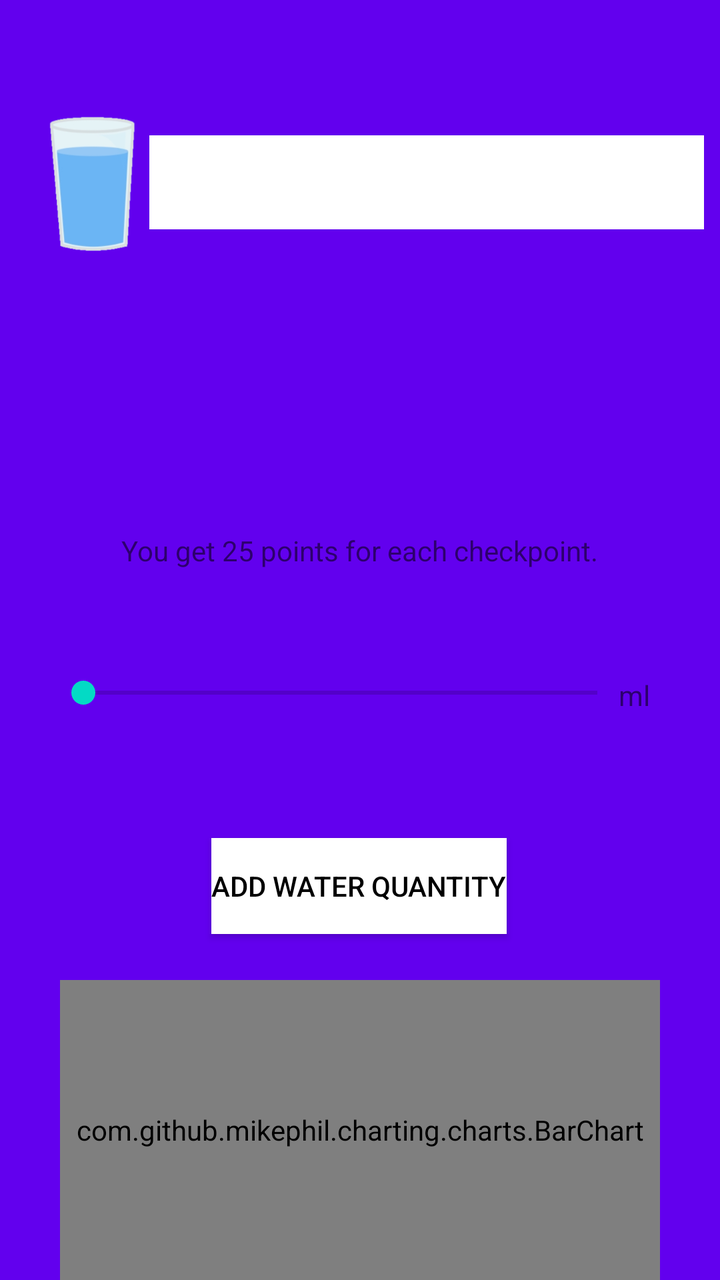
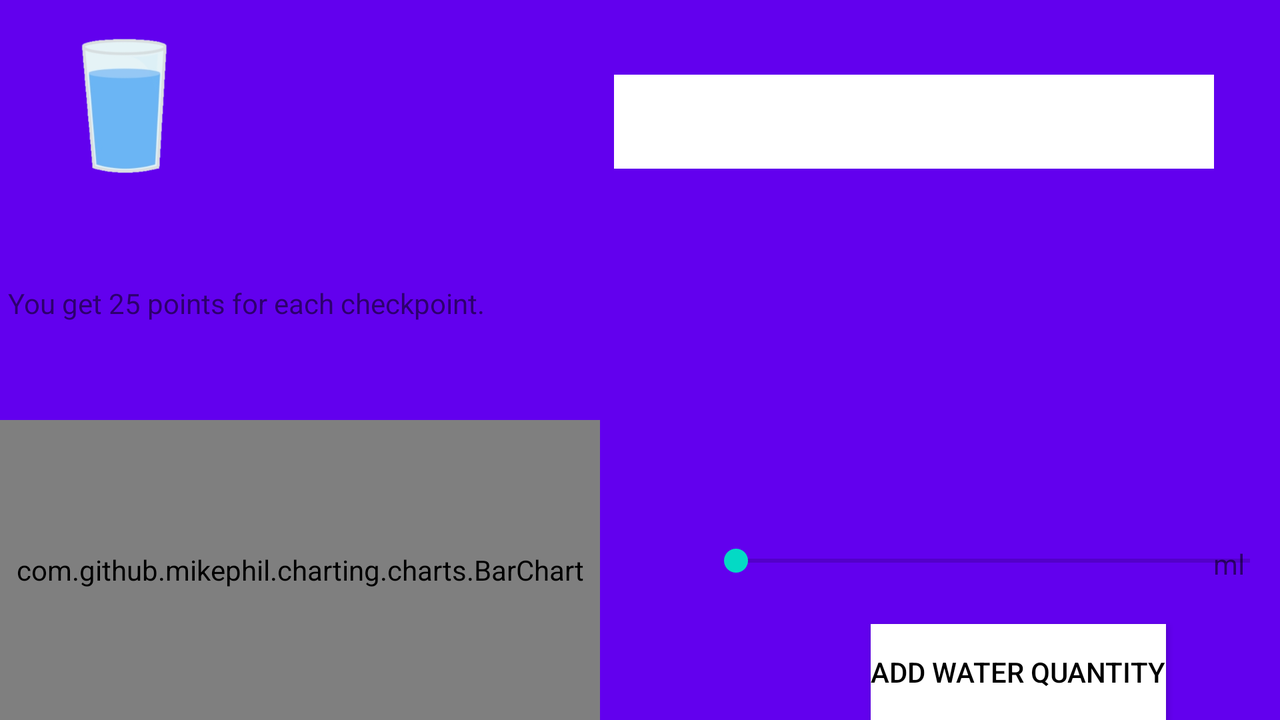

Two renders of one Android screen. The first uses the default layout on a phone; the second uses the alternative layout the repository ships for a different screen configuration, on a matching device. The two XML files are below.
<!-- AndroidManifest.xml: application theme Theme.HealthRaceApp -->
<!-- res/layout/activity_water.xml -->
<?xml version="1.0" encoding="utf-8"?>
<androidx.constraintlayout.widget.ConstraintLayout xmlns:android="http://schemas.android.com/apk/res/android"
    xmlns:app="http://schemas.android.com/apk/res-auto"
    xmlns:tools="http://schemas.android.com/tools"
    android:layout_width="match_parent"
    android:layout_height="match_parent"
    android:background="@color/purple_500"
    tools:context=".WaterActivity">

    <ProgressBar
        android:id="@+id/progressBar"
        style="?android:attr/progressBarStyleHorizontal"
        android:layout_width="300dp"
        android:layout_height="90dp"
        android:layout_marginStart="10dp"
        android:layout_marginLeft="10dp"
        android:indeterminate="false"
        android:max="100"
        android:progress="0"
        android:progressDrawable="@drawable/progressbar"
        app:layout_constraintBottom_toBottomOf="parent"
        app:layout_constraintEnd_toEndOf="parent"
        app:layout_constraintHorizontal_bias="0.841"
        app:layout_constraintStart_toStartOf="parent"
        app:layout_constraintTop_toTopOf="parent"
        app:layout_constraintVertical_bias="0.084"
        tools:ignore="MissingConstraints" />

    <TextView
        android:id="@+id/textView"
        android:layout_width="175dp"
        android:layout_height="25dp"
        android:layout_margin="20dp"
        android:layout_marginStart="10dp"
        android:layout_marginLeft="10dp"
        android:gravity="center"
        app:layout_constraintBottom_toBottomOf="parent"
        app:layout_constraintEnd_toEndOf="parent"
        app:layout_constraintHorizontal_bias="0.477"
        app:layout_constraintStart_toStartOf="parent"
        app:layout_constraintTop_toTopOf="parent"
        app:layout_constraintVertical_bias="0.634"
        tools:ignore="MissingConstraints" />

    <SeekBar
        android:id="@+id/seekBar"
        android:layout_width="289dp"
        android:layout_height="58dp"
        android:layout_marginStart="10dp"
        android:layout_marginLeft="10dp"
        android:max="2000"
        android:progress="0"
        app:layout_constraintBottom_toBottomOf="parent"
        app:layout_constraintEnd_toEndOf="parent"
        app:layout_constraintHorizontal_bias="0.258"
        app:layout_constraintStart_toStartOf="parent"
        app:layout_constraintTop_toTopOf="parent"
        app:layout_constraintVertical_bias="0.545"
        tools:ignore="MissingConstraints" />

    <Button
        android:id="@+id/buttonAdd"
        android:layout_width="wrap_content"
        android:layout_height="wrap_content"
        android:layout_marginStart="10dp"
        android:layout_marginLeft="10dp"
        android:background="#FFFFFF"
        android:text="Add Water Quantity"
        android:textColor="#000000"
        app:backgroundTint="#FFFFFF"
        app:layout_constraintBottom_toBottomOf="parent"
        app:layout_constraintEnd_toEndOf="parent"
        app:layout_constraintHorizontal_bias="0.472"
        app:layout_constraintStart_toStartOf="parent"
        app:layout_constraintTop_toTopOf="parent"
        app:layout_constraintVertical_bias="0.708"
        tools:ignore="MissingConstraints" />

    <ImageView
        android:id="@+id/imageView"
        android:layout_width="91dp"
        android:layout_height="73dp"
        app:layout_constraintBottom_toBottomOf="parent"
        app:layout_constraintEnd_toEndOf="parent"
        app:layout_constraintHorizontal_bias="0.0"
        app:layout_constraintStart_toStartOf="parent"
        app:layout_constraintTop_toTopOf="parent"
        app:layout_constraintVertical_bias="0.097"
        app:srcCompat="@drawable/waterglass"
        tools:ignore="MissingConstraints" />

    <TextView
        android:id="@+id/waterProgress"
        android:layout_width="371dp"
        android:layout_height="119dp"
        android:gravity="center"
        app:layout_constraintBottom_toBottomOf="parent"
        app:layout_constraintEnd_toEndOf="parent"
        app:layout_constraintStart_toStartOf="parent"
        app:layout_constraintTop_toTopOf="parent"
        app:layout_constraintVertical_bias="0.235"
        tools:ignore="MissingConstraints" />

    <TextView
        android:id="@+id/checkpoint"
        android:layout_width="332dp"
        android:layout_height="80dp"
        android:gravity="center"
        android:text="You get 25 points for each checkpoint."
        app:layout_constraintBottom_toBottomOf="parent"
        app:layout_constraintEnd_toEndOf="parent"
        app:layout_constraintHorizontal_bias="0.493"
        app:layout_constraintStart_toStartOf="parent"
        app:layout_constraintTop_toTopOf="parent"
        app:layout_constraintVertical_bias="0.42"
        tools:ignore="MissingConstraints" />

    <TextView
        android:id="@+id/ml"
        android:layout_width="51dp"
        android:layout_height="29dp"
        android:gravity="center"
        android:text="ml"
        app:layout_constraintBottom_toBottomOf="parent"
        app:layout_constraintEnd_toEndOf="parent"
        app:layout_constraintHorizontal_bias="0.944"
        app:layout_constraintStart_toStartOf="parent"
        app:layout_constraintTop_toTopOf="parent"
        app:layout_constraintVertical_bias="0.545"
        tools:ignore="MissingConstraints" />

    <com.github.mikephil.charting.charts.BarChart
        android:id="@+id/barChartWater"
        android:layout_width="300dp"
        android:layout_height="150dp"
        app:layout_constraintBottom_toBottomOf="parent"
        app:layout_constraintEnd_toEndOf="parent"
        app:layout_constraintStart_toStartOf="parent"
        tools:ignore="MissingConstraints" />


</androidx.constraintlayout.widget.ConstraintLayout>
<!-- resources referenced by this layout -->
<resources>
  <color name="purple_500">#FF6200EE</color>
  <!-- drawable progressbar (drawable) -->
  <?xml version="1.0" encoding="utf-8"?>
  <layer-list xmlns:android="http://schemas.android.com/apk/res/android">
      <item
          android:id="@android:id/background"
          android:gravity="center_vertical|fill_horizontal">
          <shape android:shape="rectangle">
              <size android:height="47dp"/>
              <solid android:color="@color/white"/>
          </shape>
      </item>
      <item
          android:id="@android:id/progress"
          android:gravity="center_vertical|fill_horizontal">
          <scale android:scaleWidth="10%">
              <shape android:shape="rectangle">
                  <size android:height="45dp"/>
                  <solid android:color="@color/green"/>
              </shape>
          </scale>
      </item>
  </layer-list>
  <!-- drawable waterglass: png bitmap (drawable, 20185 bytes) -->
  <style name="Theme.HealthRaceApp" parent="Theme.MaterialComponents.DayNight.DarkActionBar">
          
          <item name="colorPrimary">@color/purple_500</item>
          <item name="colorPrimaryVariant">@color/purple_700</item>
          <item name="colorOnPrimary">@color/white</item>
          
          <item name="colorSecondary">@color/teal_200</item>
          <item name="colorSecondaryVariant">@color/teal_700</item>
          <item name="colorOnSecondary">@color/black</item>
          
          <item name="android:statusBarColor" tools:targetApi="l">?attr/colorPrimaryVariant</item>
          
      </style>
  <color name="white">#FFFFFFFF</color>
  <color name="green">#0bb839</color>
  <color name="purple_700">#FF3700B3</color>
  <color name="teal_200">#FF03DAC5</color>
  <color name="teal_700">#FF018786</color>
  <color name="black">#FF000000</color>
</resources>
<!-- res/layout-land/activity_water.xml (the author's variant of the layout above) -->
<!-- drawn on the phone turned sideways -->
<?xml version="1.0" encoding="utf-8"?>
<androidx.constraintlayout.widget.ConstraintLayout xmlns:android="http://schemas.android.com/apk/res/android"
    xmlns:app="http://schemas.android.com/apk/res-auto"
    xmlns:tools="http://schemas.android.com/tools"
    android:layout_width="match_parent"
    android:layout_height="match_parent"
    android:background="@color/purple_500"
    tools:context=".WaterActivity">

    <ProgressBar
        android:id="@+id/progressBar"
        style="?android:attr/progressBarStyleHorizontal"
        android:layout_width="300dp"
        android:layout_height="90dp"
        android:layout_marginTop="16dp"
        android:indeterminate="false"
        android:max="100"
        android:progress="0"
        android:progressDrawable="@drawable/progressbar"
        app:layout_constraintEnd_toEndOf="parent"
        app:layout_constraintHorizontal_bias="0.903"
        app:layout_constraintStart_toStartOf="parent"
        app:layout_constraintTop_toTopOf="parent"
        tools:ignore="MissingConstraints" />

    <TextView
        android:id="@+id/textView"
        android:layout_width="132dp"
        android:layout_height="21dp"
        android:layout_marginStart="16dp"
        android:layout_marginLeft="16dp"
        android:gravity="center"
        app:layout_constraintBottom_toBottomOf="@+id/seekBar"
        app:layout_constraintEnd_toStartOf="@+id/seekBar"
        app:layout_constraintStart_toEndOf="@+id/barChartWater"
        app:layout_constraintTop_toTopOf="@+id/seekBar"
        app:layout_constraintVertical_bias="0.484"
        tools:ignore="MissingConstraints" />

    <SeekBar
        android:id="@+id/seekBar"
        android:layout_width="289dp"
        android:layout_height="58dp"
        android:layout_marginStart="168dp"
        android:layout_marginLeft="168dp"
        android:layout_marginEnd="64dp"
        android:layout_marginRight="64dp"
        android:max="2000"
        android:progress="0"
        app:layout_constraintBottom_toTopOf="@+id/buttonAdd"
        app:layout_constraintEnd_toStartOf="@+id/ml"
        app:layout_constraintStart_toEndOf="@+id/barChartWater"
        app:layout_constraintTop_toBottomOf="@+id/waterProgress"
        app:layout_constraintVertical_bias="0.868"
        tools:ignore="MissingConstraints" />

    <Button
        android:id="@+id/buttonAdd"
        android:layout_width="wrap_content"
        android:layout_height="wrap_content"
        android:layout_marginStart="8dp"
        android:layout_marginLeft="8dp"
        android:layout_marginEnd="16dp"
        android:layout_marginRight="16dp"
        android:background="#FFFFFF"
        android:text="Add Water Quantity"
        android:textColor="#000000"
        app:backgroundTint="#FFFFFF"
        app:layout_constraintBottom_toBottomOf="parent"
        app:layout_constraintEnd_toEndOf="parent"
        app:layout_constraintHorizontal_bias="0.756"
        app:layout_constraintStart_toEndOf="@+id/barChartWater"
        tools:ignore="MissingConstraints" />

    <ImageView
        android:id="@+id/imageView"
        android:layout_width="91dp"
        android:layout_height="73dp"
        android:layout_marginStart="16dp"
        android:layout_marginLeft="16dp"
        android:layout_marginTop="16dp"
        app:layout_constraintStart_toStartOf="parent"
        app:layout_constraintTop_toTopOf="parent"
        app:srcCompat="@drawable/waterglass"
        tools:ignore="MissingConstraints" />

    <TextView
        android:id="@+id/waterProgress"
        android:layout_width="371dp"
        android:layout_height="119dp"
        android:layout_marginTop="8dp"
        android:layout_marginEnd="24dp"
        android:layout_marginRight="24dp"
        android:gravity="center"
        app:layout_constraintEnd_toEndOf="parent"
        app:layout_constraintTop_toBottomOf="@+id/progressBar"
        tools:ignore="MissingConstraints" />

    <TextView
        android:id="@+id/checkpoint"
        android:layout_width="332dp"
        android:layout_height="80dp"
        android:layout_marginStart="16dp"
        android:layout_marginLeft="16dp"
        android:layout_marginTop="16dp"
        android:layout_marginEnd="16dp"
        android:layout_marginRight="16dp"
        android:layout_marginBottom="16dp"
        android:gravity="center"
        android:text="You get 25 points for each checkpoint."
        app:layout_constraintBottom_toTopOf="@+id/barChartWater"
        app:layout_constraintEnd_toStartOf="@+id/waterProgress"
        app:layout_constraintStart_toStartOf="parent"
        app:layout_constraintTop_toBottomOf="@+id/imageView"
        app:layout_constraintVertical_bias="0.755"
        tools:ignore="MissingConstraints" />

    <TextView
        android:id="@+id/ml"
        android:layout_width="51dp"
        android:layout_height="29dp"
        android:layout_marginTop="16dp"
        android:layout_marginBottom="13dp"
        android:gravity="center"
        android:text="ml"
        app:layout_constraintBottom_toBottomOf="@+id/seekBar"
        app:layout_constraintEnd_toEndOf="parent"
        app:layout_constraintTop_toTopOf="@+id/seekBar"
        app:layout_constraintVertical_bias="0.0"
        tools:ignore="MissingConstraints" />

    <com.github.mikephil.charting.charts.BarChart
        android:id="@+id/barChartWater"
        android:layout_width="300dp"
        android:layout_height="150dp"
        app:layout_constraintBottom_toBottomOf="parent"
        app:layout_constraintStart_toStartOf="parent"
        tools:ignore="MissingConstraints" />


</androidx.constraintlayout.widget.ConstraintLayout>
